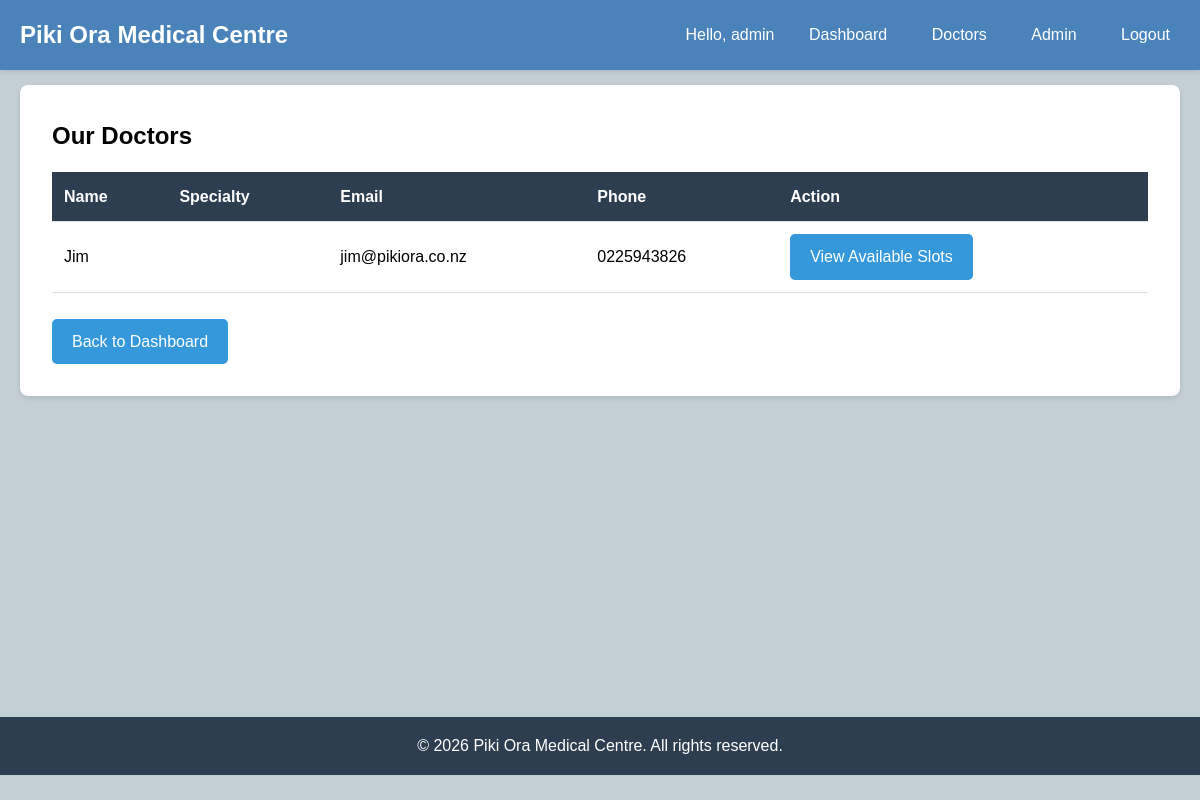
The page /patient/doctors/ (signed in) on the database its author committed.
### clinic/models.py (models this page shows, shortened)
class Doctor(models.Model):
    name = models.CharField(max_length=100)
    speciality = models.CharField(max_length=100)
    email = models.EmailField()
    phone = models.CharField(max_length=15)

### clinic/views.py (the view)
# urls.py: path('patient/doctors/', views.view_doctors, name='view_doctors'),
@login_required
def view_doctors(request):
    doctors = Doctor.objects.all()
    return render(request, 'clinic/view_doctors.html', {'doctors': doctors})

### templates/clinic/view_doctors.html
{% extends 'clinic/base.html' %}
{% block content %}
<div class="card">
    <h2>Our Doctors</h2>
    {% if doctors %}
        <table>
            <thead>
                <tr>
                    <th>Name</th>
                    <th>Specialty</th>
                    <th>Email</th>
                    <th>Phone</th>
                    <th>Action</th>
                </tr>
            </thead>
            <tbody>
                {% for doctor in doctors %}
                <tr>
                    <td>{{ doctor.name }}</td>
                    <td>{{ doctor.specialty }}</td>
                    <td>{{ doctor.email }}</td>
                    <td>{{ doctor.phone }}</td>
                    <td>
                        <a href="{% url 'view_slots' doctor.id %}" class="btn">View Available Slots</a>
                    </td>
                </tr>
                {% endfor %}
            </tbody>
        </table>
    {% else %}
        <p>No doctors available at the moment.</p>
    {% endif %}
    <br>
    <a href="{% url 'patient_dashboard' %}" class="btn">Back to Dashboard</a>
</div>
{% endblock %}

### templates/clinic/base.html (shortened to what this page needs)
<!DOCTYPE html>
<html lang="en">
<head>
</head>
<body>
    <header>
        <div class="container">
            <nav>
                <h1>Piki Ora Medical Centre</h1>
                {% if user.is_authenticated %}
                    <div>
                        <span>Hello, {{ user.username }}</span>
                        <a href="{% url 'patient_dashboard' %}">Dashboard</a>
                        <a href="{% url 'view_doctors' %}">Doctors</a>
                        {% if user.is_staff %}
                            <a href="{% url 'admin_dashboard' %}">Admin</a>
                        {% endif %}
                        <a href="{% url 'logout' %}">Logout</a>
                    </div>
                {% else %}
                    <div>
                        <a href="{% url 'register' %}">Register</a>
                        <a href="{% url 'login' %}">Login</a>
                    </div>
                {% endif %}
            </nav>
        </div>
    </header>
    <main class="container">
        {% block content %}{% endblock %}
    </main>
    <footer>
        <div class="container">
            <p>&copy; 2026 Piki Ora Medical Centre. All rights reserved.</p>
        </div>
    </footer>
</body>
</html>

### templates/clinic/base.html (style rules this page uses)
* { margin: 0; padding: 0; box-sizing: border-box; }
body { font-family: Arial, sans-serif; line-height: 1.6; background-color: #c3cfd5; }
header { background-color: #4a82ba; color: white; margin-bottom: 15px; box-shadow: 0 2px 5px rgba(0,0,0,0.1); padding: 1rem 0; }
.container { max-width: 1200px; margin: 0 auto; padding: 0 20px; }
nav { display: flex; justify-content: space-between; align-items: center; }
nav a { color: white; text-decoration: none; margin-left: 20px; padding: 5px 10px; }
main { padding: 2rem 0; min-height: calc(100vh - 200px); }
.card { background: white; padding: 2rem; border-radius: 8px; box-shadow: 0 2px 5px rgba(0,0,0,0.1); margin-bottom: 1rem; }
.btn { display: inline-block; padding: 10px 20px; background-color: #3498db; color: white; text-decoration: none; border-radius: 5px; border: none; cursor: pointer; margin-right: 10px; }
table { width: 100%; border-collapse: collapse; margin-top: 1rem; }
th, td { padding: 12px; text-align: left; border-bottom: 1px solid #ddd; }
th { background-color: #2c3e50; color: white; }
footer { background-color: #2c3e50; color: white; text-align: center; padding: 1rem 0; margin-top: 2rem; }

### rows shown on the page
Doctor: name "Jim", email "jim@pikiora.co.nz", phone "0225943826"

### other values the page prints
{{ user.username }} "admin"
